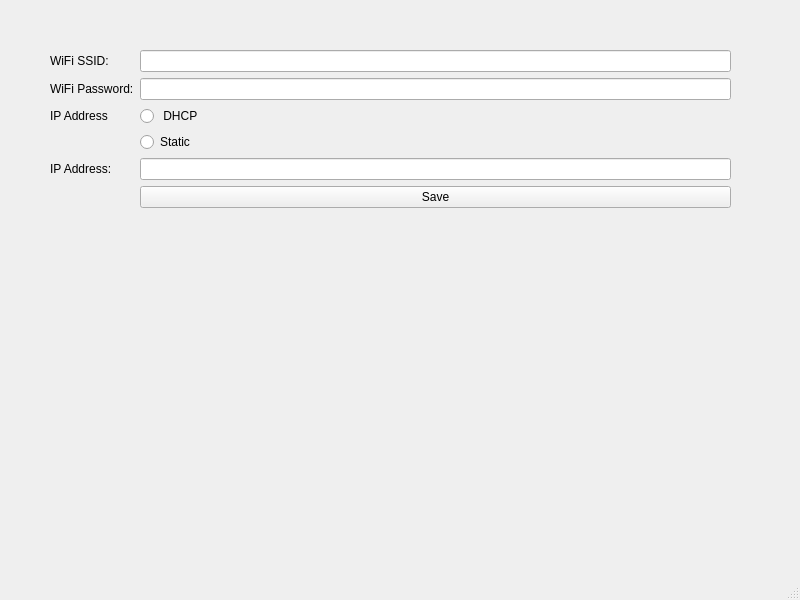
<?xml version="1.0" encoding="UTF-8"?>
<ui version="4.0">
 <class>MainWindow</class>
 <widget class="QMainWindow" name="MainWindow">
  <property name="geometry">
   <rect>
    <x>0</x>
    <y>0</y>
    <width>800</width>
    <height>600</height>
   </rect>
  </property>
  <property name="windowTitle">
   <string>FPP Updater</string>
  </property>
  <widget class="QWidget" name="centralwidget">
   <widget class="QWidget" name="formLayoutWidget">
    <property name="geometry">
     <rect>
      <x>50</x>
      <y>50</y>
      <width>681</width>
      <height>431</height>
     </rect>
    </property>
    <layout class="QFormLayout" name="formLayout">
     <item row="1" column="0">
      <widget class="QLabel" name="label_2">
       <property name="text">
        <string>WiFi SSID:</string>
       </property>
      </widget>
     </item>
     <item row="1" column="1">
      <widget class="QLineEdit" name="wifi_entry"/>
     </item>
     <item row="2" column="0">
      <widget class="QLabel" name="label_3">
       <property name="text">
        <string>WiFi Password:</string>
       </property>
      </widget>
     </item>
     <item row="2" column="1">
      <widget class="QLineEdit" name="wifi_password_entry"/>
     </item>
     <item row="3" column="0">
      <widget class="QLabel" name="label_4">
       <property name="text">
        <string>IP Address</string>
       </property>
      </widget>
     </item>
     <item row="3" column="1">
      <widget class="QRadioButton" name="dhcp_select">
       <property name="text">
        <string> DHCP</string>
       </property>
      </widget>
     </item>
     <item row="5" column="1">
      <widget class="QRadioButton" name="static_select">
       <property name="text">
        <string>Static</string>
       </property>
      </widget>
     </item>
     <item row="7" column="0">
      <widget class="QLabel" name="label_ip_address">
       <property name="text">
        <string>IP Address:</string>
       </property>
      </widget>
     </item>
     <item row="7" column="1">
      <widget class="QLineEdit" name="ip_entry"/>
     </item>
     <item row="8" column="1">
      <widget class="QPushButton" name="pushButton">
       <property name="text">
        <string>Save</string>
       </property>
      </widget>
     </item>
    </layout>
   </widget>
  </widget>
  <widget class="QStatusBar" name="statusbar"/>
 </widget>
 <resources/>
 <connections/>
</ui>
